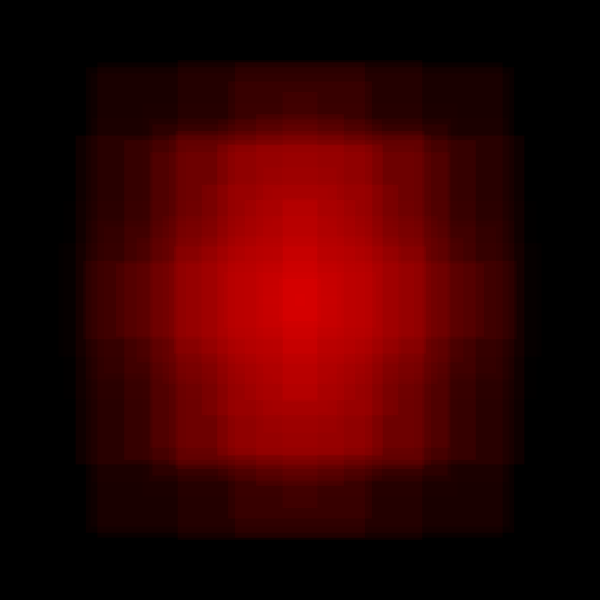
Frame 1 (no input)
Frame 60 (the mouse pressed at the canvas centre just before this capture): identical to frame 1, image omitted
Frame 120 (the mouse held since frame 60 and released just before this capture): identical to frame 1, image omitted

The Processing sketch that drew this single still picture (run headless with seeded random() and noise(); from frame 60 on, the mouse is pressed at the canvas centre):

// Processing sketch: processing_17075
// ── processing_17075.pde

float a=0;

void setup(){
  
  size(600,600);
  smooth();
  background(0);
  
}
  
  
void draw(){
  
  noStroke();
  while(a<=50){
  fill(255,0,0,random(20));
  rectMode(CENTER);
  rect(width/2, height/2, random(0,500), random(0,500));
  a = a+1;
  
}}
